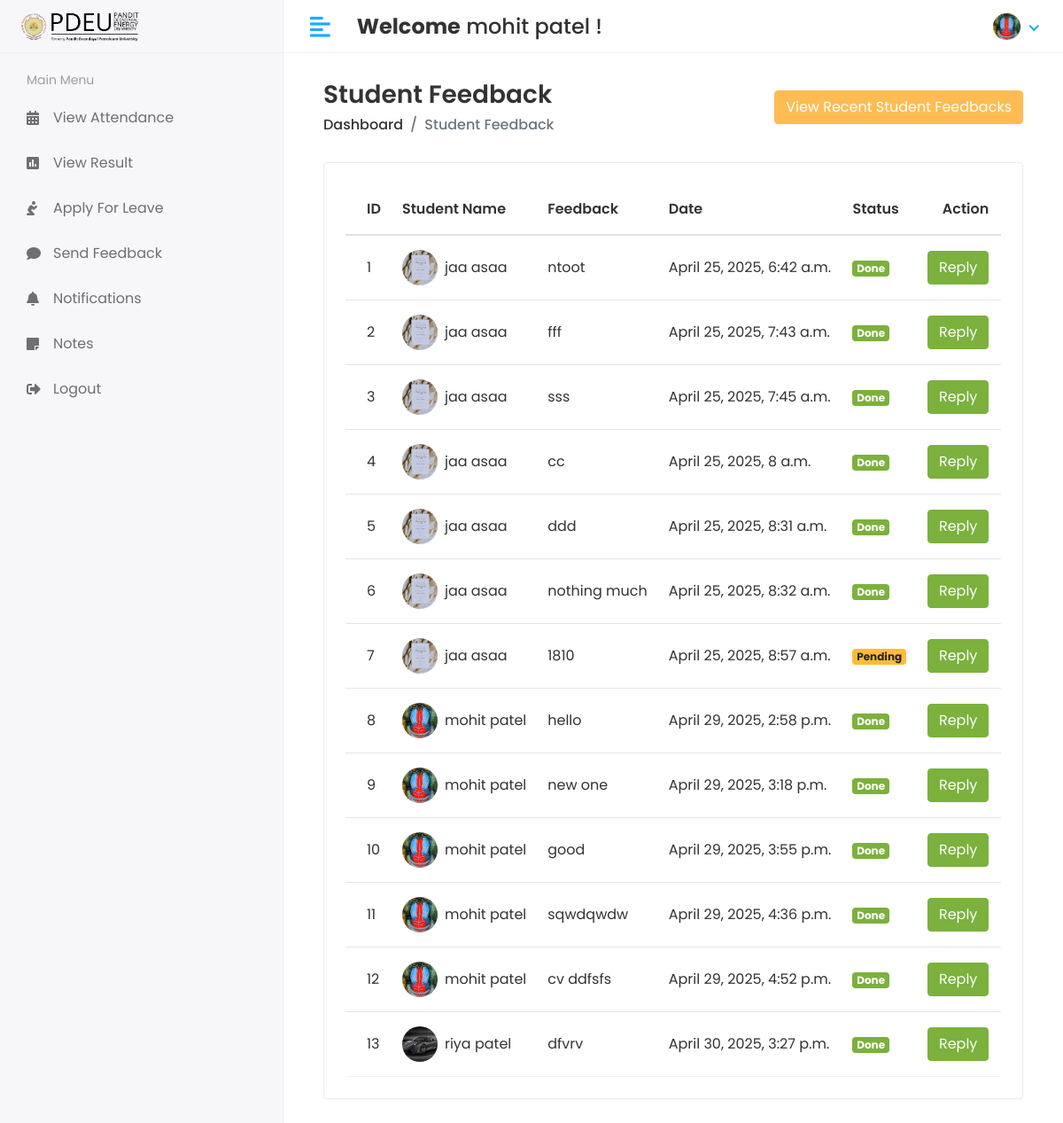
/Hod/Student/feedback (signed in), run on an earlier commit of the app's database.
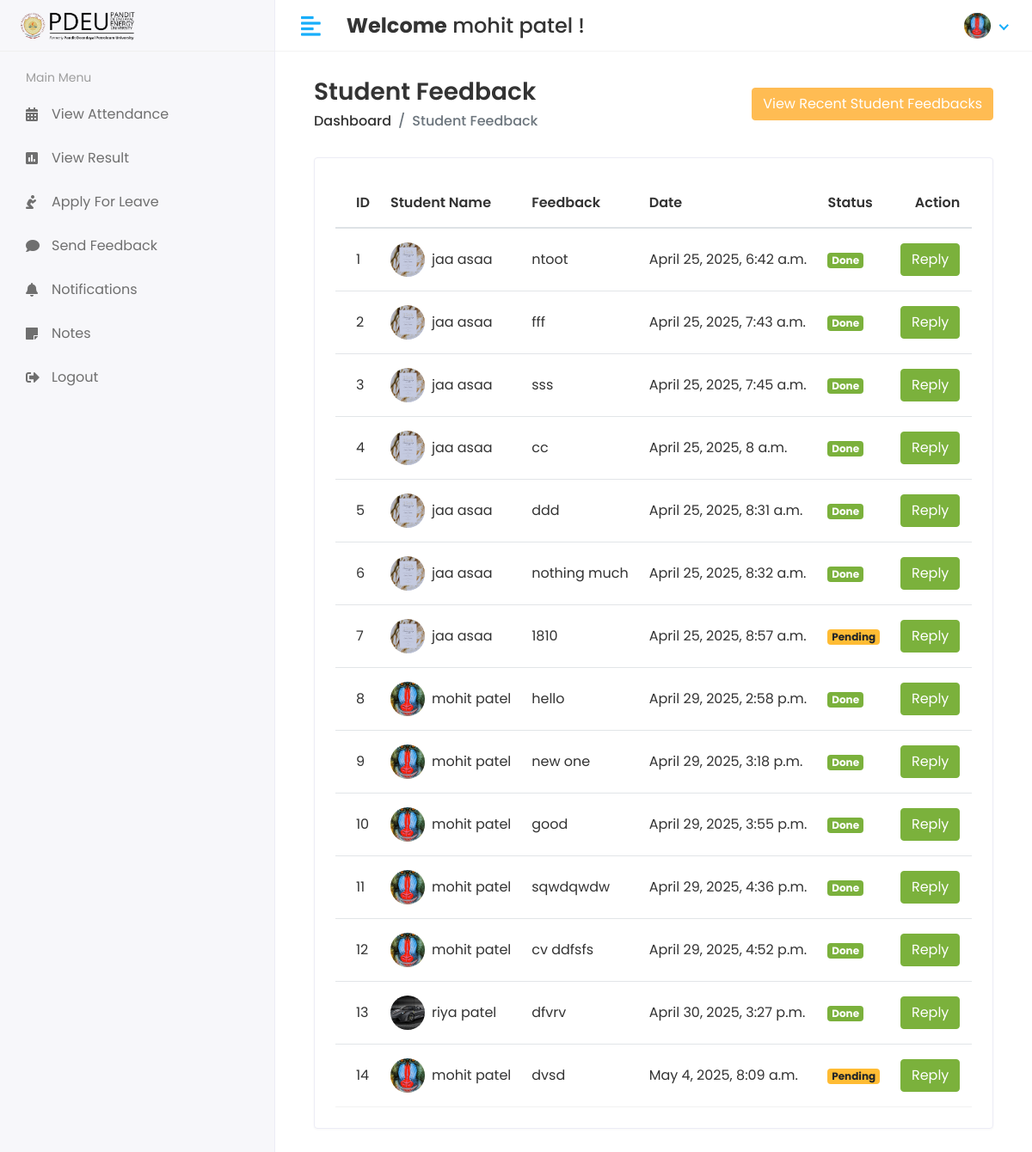
And on a later commit of the database.
### app/models.py (models this page shows, shortened)
class CustomUser(AbstractUser):
    USER = (
        (1, 'HOD'),
        (2, 'STAFF'),
        (3, 'STUDENT'),
        (4, 'PARENT'),  # Added Parent user type
    )
    user_type = models.CharField(choices=USER, max_length=50, default=1)
    profile_pic = models.ImageField(upload_to='media/profile_pic')

class Student_Feedback(models.Model):
    student_id = models.ForeignKey(Student, on_delete=models.CASCADE)
    feedback = models.TextField()
    feedback_reply = models.TextField()
    status = models.IntegerField(default=0)
    created_at = models.DateTimeField(auto_now_add=True, null=True)
    updated_at = models.DateTimeField(auto_now=True, null=True)

class Student(models.Model):
    SEMESTER_CHOICES = (
        (1, '1st Semester'),
        (2, '2nd Semester'),
        (3, '3rd Semester'),
        (4, '4th Semester'),
        (5, '5th Semester'),
        (6, '6th Semester'),
        (7, '7th Semester'),
        (8, '8th Semester'),
    )
    admin = models.OneToOneField(CustomUser, on_delete=models.CASCADE)
    address = models.TextField()
    gender = models.CharField(max_length=100)
    course_id = models.ForeignKey(Course, on_delete=models.CASCADE)
    session_year_id = models.ForeignKey(Session_Year, on_delete=models.CASCADE)
    enrollment_no = models.CharField(max_length=50, unique=True, null=True)
    semester = models.IntegerField(choices=SEMESTER_CHOICES, null=True, blank=True)
    created_at = models.DateTimeField(auto_now_add=True)
    updated_at = models.DateTimeField(auto_now=True)

### student_management_system/Hod_Views.py (the view)
# urls.py: path('Hod/Student/feedback', Hod_Views.STUDENT_FEEDBACK, name='get_student_feedback'),
@login_required(login_url='/')
def STUDENT_FEEDBACK(request):
    feedback = Student_Feedback.objects.all()
    feedback_history = Student_Feedback.objects.all().order_by('-id')[:5]
    context = {
        'feedback': feedback,
        'feedback_history': feedback_history,
    }
    return render(request, 'Hod/student_feedback.html', context)

### templates/Hod/student_feedback.html (shortened to what this page needs)
{% extends 'base.html' %}
{% block content %}
<div class="content container-fluid">
    <div class="page-header">
        <div class="row align-items-center">
            <div class="col">
                <h3 class="page-title">Student Feedback</h3>
                <ul class="breadcrumb">
                    <li class="breadcrumb-item"><a href="{% url 'hod_home' %}">Dashboard</a></li>
                    <li class="breadcrumb-item active">Student Feedback</li>
                </ul>
            </div>
            <div class="col-auto text-right float-right ml-auto">
                <button type="button" class="btn btn-primary" data-toggle="modal" data-target="#exampleModalCenter">
                    View Recent Student Feedbacks
                </button>
            </div>
        </div>
    </div>
    <div class="row">
        <div class="col-sm-12">
            <div class="card card-table">
                <div class="card-body">
                    <div class="table-responsive">
                        <table id="table_id" class="table table-hover table-center mb-0">
                            <thead>
                                <tr>
                                    <th>ID</th>
                                    <th>Student Name</th>
                                    <th>Feedback</th>
                                    <th>Date</th>
                                    <th>Status</th>
                                    <th class="text-right">Action</th>
                                </tr>
                            </thead>
                            <tbody>
                            {% for i in feedback %}
                                <tr>
                                    <td>{{ i.id }}</td>
                                    <td>
                                        <h2 class="table-avatar">
                                            <a href="student-details.html" class="avatar avatar-sm mr-2"><img class="avatar-img rounded-circle" src="/{{ i.student_id.admin.profile_pic }}" alt="User Image"></a>
                                            <a href="student-details.html">{{ i.student_id.admin.first_name }} {{ i.student_id.admin.last_name }}</a>
                                        </h2>
                                    </td>
                                    <td>{{ i.feedback }}</td>
                                    <td>{{ i.created_at }}</td>
                                    <td>
                                        {% if i.status == 1 %}
                                            <span class="badge badge-success"> Done</span>
                                        {% else %}
                                            <span class="badge badge-warning"> Pending</span>
                                        {% endif %}
                                    </td>
                                    <td class="text-right">
                                        <button type="button" class="btn btn-success" data-toggle="modal" data-target="#sendnotification-{{ forloop.counter }}">
                                            Reply
                                        </button>
                                    </td>
                                </tr>
                            {% endfor %}
                            </tbody>
                        </table>
                    </div>
                </div>
            </div>
        </div>
    </div>
</div>
{% endblock %}

### templates/base.html (shortened to what this page needs)
<!DOCTYPE html>
<html lang="en">
{% load static %}
   <head>
      <link rel="stylesheet" href="{% static 'assets/plugins/bootstrap/css/bootstrap.min.css' %}">
      <link rel="stylesheet" href="{% static 'assets/plugins/fontawesome/css/fontawesome.min.css' %}">
      <link rel="stylesheet" href="{% static 'assets/plugins/fontawesome/css/all.min.css' %}">
      <link rel="stylesheet" href="{% static 'assets/css/style.css' %}">
       <link rel="stylesheet" href="{% static 'assets/plugins/datatables/datatables.min.css' %}">
   </head>
   <body>
<div class="main-wrapper">
       {% include 'includes/header.html' %}
         {% include 'includes/sidebar.html' %}
<div class="page-wrapper">
     <div class="content container-fluid">
         {% block content %}
         {% endblock %}
         </div>
      </div>
</div>
   </body>
</html>

### templates/includes/header.html (shortened to what this page needs)
{% load static %}
<div class="header">
    <div class="header-left">
        <a href="index.html" class="logo">
            <img src="{% static 'assets/img/pdpu image-Photoroom.png' %}" alt="PDEU Logo">
        </a>
    </div>
    <a href="javascript:void(0);" id="toggle_btn">
        <i class="fas fa-align-left"></i>
    </a>
    <div class="top-nav-search mt-3">
        <h4><strong>Welcome</strong>
            <span>
                {% if user.first_name and user.last_name %}
                    {{ user.first_name }} {{ user.last_name }}
                {% else %}
                    {{ user.username }}
                {% endif %}
            </span> !
        </h4>
    </div>
    <ul class="nav user-menu">
        <li class="nav-item dropdown has-arrow">
            <a href="#" class="dropdown-toggle nav-link" data-toggle="dropdown">
                {% if user.profile_pic == "" %}
                    <span class="user-img"><img class="rounded-circle" src="{% static 'assets/img/noimg.jpg' %}" width="31" alt="Ryan Taylor"></span>
                {% else %}
                    <span class="user-img"><img class="rounded-circle" src="/{{user.profile_pic}}" width="31" alt="Ryan Taylor"></span>
                {% endif %}
            </a>
        </li>
    </ul>
</div>

### templates/includes/sidebar.html (shortened to what this page needs)
<div class="sidebar" id="sidebar">
    <div class="sidebar-inner slimscroll">
        <div id="sidebar-menu" class="sidebar-menu">
            {% if user.user_type == '1' %}
            <ul>
                <li class="menu-title">
                    <span>Main Menu</span>
                </li>
                <li class="">
                    <a href="{% url 'hod_home' %}"><i class="fas fa-holly-berry"></i> <span>Dashboard</span></a>
                </li>
                <li class="submenu">
                    <a href="#"><i class="fas fa-user-graduate"></i> <span>Students</span> <span class="menu-arrow"></span></a>
                    <ul>
                        <li><a href="{% url 'add_student' %}">Add Student</a></li>
                        <li><a href="{% url 'view_student' %}">View Student</a></li>
                    </ul>
                </li>
                <li class="submenu">
                    <a href="#"><i class="fas fa-chalkboard-teacher"></i> <span>Staff</span> <span class="menu-arrow"></span></a>
                    <ul>
                        <li><a href="{% url 'add_staff' %}">Add Staff</a></li>
                        <li><a href="{% url 'view_staff' %}">View Staff</a></li>
                    </ul>
                </li>
                <li class="submenu">
                    <a href="#"><i class="fas fa-users"></i> <span>Parents</span> <span class="menu-arrow"></span></a>
                    <ul>
                        <li><a href="{% url 'add_parent' %}">Add Parent</a></li>
                        <li><a href="{% url 'view_parent' %}">View Parent</a></li>
                    </ul>
                </li>
                <li class="submenu">
                    <a href="#"><i class="fa fa-graduation-cap"></i> <span>Course</span> <span class="menu-arrow"></span></a>
                    <ul>
                        <li><a href="{% url 'add_course' %}">Add Course</a></li>
                        <li><a href="{% url 'view_course' %}">View Course</a></li>
                    </ul>
                </li>
                <li class="submenu">
                    <a href="#"><i class="fas fa-book-reader"></i> <span>Subjects</span> <span class="menu-arrow"></span></a>
                    <ul>
                        <li><a href="{% url 'add_subject' %}">Add Subject</a></li>
                        <li><a href="{% url 'view_subject' %}">View Subject</a></li>
                    </ul>
                </li>
                <li class="submenu">
                    <a href="#"><i class="fas fa-clock"></i> <span>Session</span> <span class="menu-arrow"></span></a>
                    <ul>
                        <li><a href="{% url 'add_session' %}">Add Session</a></li>
                        <li><a href="{% url 'view_session' %}">View Session</a></li>
                    </ul>
                </li>
                <li class="">
                    <a href="{% url 'staff_send_notification' %}"><i class="fa fa-bell"></i> <span>Send Staff Notification</span></a>
                </li>
                <li class="">
                    <a href="{% url 'student_send_notification' %}"><i class="fa fa-bell"></i> <span>Send Student Notification</span></a>
                </li>
                <li class="">
                    <a href="{% url 'view_attendance' %}"><i class="fa fa-calendar"></i> <span>View Attendance</span></a>
                </li>
                <li class="">
                    <a href="{% url 'staff_feedback_reply' %}"><i class="fas fa-comments"></i> <span>Staff Feedback</span></a>
                </li>
                <li class="">
                    <a href="{% url 'get_student_feedback' %}"><i class="fas fa-comments"></i> <span>Student Feedback</span></a>
                </li>
                <li class="">
                    <a href="{% url 'staff_leave_view' %}"><i class="fas fa-envelope"></i> <span>Staff Leave</span></a>
                </li>
                <li class="">
                    <a href="{% url 'student_leave_view' %}"><i class="fas fa-envelope"></i> <span>Student Leave</span></a>
                </li>
                <li class="">
                    <a href="{% url 'logout' %}"><i class="fas fa-sign-out-alt"></i> <span>Logout</span></a>
                </li>
            </ul>
            {% elif user.user_type == '3' %}
            <ul>
                <li class="menu-title">
                    <span>Main Menu</span>
                </li>
                <li class="">
                    <a href="{% url 'student_view_attendance' %}"><i class="fas fa-calendar-alt"></i> <span>View Attendance</span></a>
                </li>
                <li class="">
                    <a href="{% url 'view_result' %}"><i class="fa fa-poll" aria-hidden="true"></i><span>View Result</span></a>
                </li>
                <li class="">
                    <a href="{% url 'student_leave' %}"><i class="fa fa-pray" aria-hidden="true"></i><span>Apply For Leave</span></a>
                </li>
                <li class="">
                    <a href="{% url 'student_feedback' %}"><i class="fas fa-comment" aria-hidden="true"></i><span>Send Feedback</span></a>
                </li>
                <li class="">
                    <a href="{% url 'student_notification' %}"><i class="fas fa-bell" aria-hidden="true"></i><span>Notifications</span></a>
                </li>
                <li class="">
                    <a href="{% url 'student_notes' %}"><i class="fas fa-sticky-note" aria-hidden="true"></i><span>Notes</span></a>
                </li>
                <li class="">
                    <a href="{% url 'logout' %}"><i class="fas fa-sign-out-alt" aria-hidden="true"></i><span>Logout</span></a>
                </li>
            </ul>
            {% endif %}
        </div>
    </div>
 </div>

What changed in the data, as far as the page shows it:
added Student_Feedback: id "14", student_id.admin.profile_pic (picture), student_id.admin.first_name "mohit", student_id.admin.last_name "patel", feedback "dvsd", created_at "May 4, 2025, 8:09 a.m.", status "Pending"
